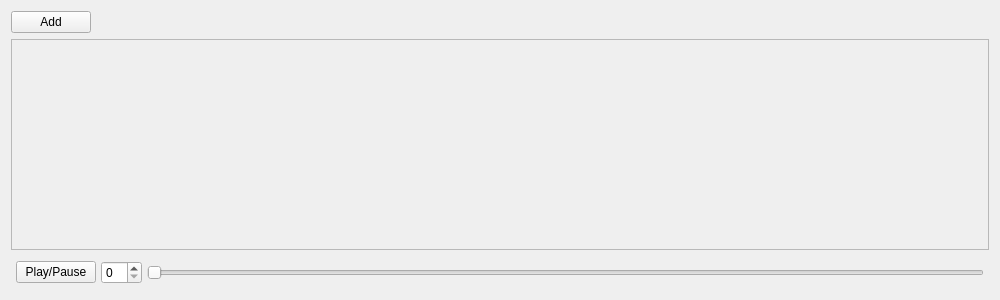
<?xml version="1.0" encoding="UTF-8"?>
<ui version="4.0">
 <class>FramesViewer</class>
 <widget class="QWidget" name="FramesViewer">
  <property name="geometry">
   <rect>
    <x>0</x>
    <y>0</y>
    <width>1000</width>
    <height>300</height>
   </rect>
  </property>
  <property name="sizePolicy">
   <sizepolicy hsizetype="Maximum" vsizetype="Expanding">
    <horstretch>0</horstretch>
    <verstretch>0</verstretch>
   </sizepolicy>
  </property>
  <property name="minimumSize">
   <size>
    <width>1000</width>
    <height>0</height>
   </size>
  </property>
  <property name="windowTitle">
   <string>Form</string>
  </property>
  <layout class="QVBoxLayout" name="verticalLayout">
   <property name="sizeConstraint">
    <enum>QLayout::SetMinimumSize</enum>
   </property>
   <item>
    <layout class="QVBoxLayout" name="verticalLayout_2">
     <property name="sizeConstraint">
      <enum>QLayout::SetMaximumSize</enum>
     </property>
     <property name="leftMargin">
      <number>0</number>
     </property>
     <property name="topMargin">
      <number>0</number>
     </property>
     <item>
      <widget class="QPushButton" name="addButton">
       <property name="sizePolicy">
        <sizepolicy hsizetype="Fixed" vsizetype="Fixed">
         <horstretch>0</horstretch>
         <verstretch>0</verstretch>
        </sizepolicy>
       </property>
       <property name="text">
        <string>Add</string>
       </property>
      </widget>
     </item>
     <item>
      <widget class="QScrollArea" name="scrollArea">
       <property name="sizePolicy">
        <sizepolicy hsizetype="MinimumExpanding" vsizetype="Expanding">
         <horstretch>0</horstretch>
         <verstretch>0</verstretch>
        </sizepolicy>
       </property>
       <property name="widgetResizable">
        <bool>true</bool>
       </property>
       <widget class="QWidget" name="scrollAreaWidgetContents_2">
        <property name="geometry">
         <rect>
          <x>0</x>
          <y>0</y>
          <width>984</width>
          <height>227</height>
         </rect>
        </property>
       </widget>
      </widget>
     </item>
     <item>
      <layout class="QHBoxLayout" name="horizontalLayout">
       <property name="spacing">
        <number>5</number>
       </property>
       <property name="sizeConstraint">
        <enum>QLayout::SetMinimumSize</enum>
       </property>
       <property name="leftMargin">
        <number>5</number>
       </property>
       <property name="topMargin">
        <number>5</number>
       </property>
       <property name="rightMargin">
        <number>5</number>
       </property>
       <property name="bottomMargin">
        <number>5</number>
       </property>
       <item>
        <widget class="QPushButton" name="pushButton">
         <property name="text">
          <string>Play/Pause</string>
         </property>
        </widget>
       </item>
       <item>
        <widget class="QSpinBox" name="fpsSpinBox"/>
       </item>
       <item>
        <widget class="QSlider" name="fpsSlider">
         <property name="orientation">
          <enum>Qt::Horizontal</enum>
         </property>
        </widget>
       </item>
      </layout>
     </item>
    </layout>
   </item>
  </layout>
 </widget>
 <resources/>
 <connections>
  <connection>
   <sender>fpsSlider</sender>
   <signal>valueChanged(int)</signal>
   <receiver>fpsSpinBox</receiver>
   <slot>setValue(int)</slot>
   <hints>
    <hint type="sourcelabel">
     <x>158</x>
     <y>268</y>
    </hint>
    <hint type="destinationlabel">
     <x>125</x>
     <y>268</y>
    </hint>
   </hints>
  </connection>
  <connection>
   <sender>fpsSpinBox</sender>
   <signal>valueChanged(int)</signal>
   <receiver>fpsSlider</receiver>
   <slot>setValue(int)</slot>
   <hints>
    <hint type="sourcelabel">
     <x>127</x>
     <y>282</y>
    </hint>
    <hint type="destinationlabel">
     <x>267</x>
     <y>277</y>
    </hint>
   </hints>
  </connection>
 </connections>
</ui>
